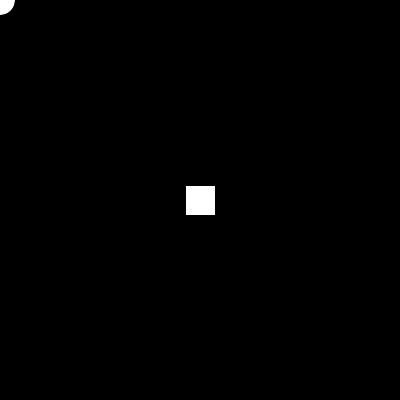
Frame 1 (no input)
Frame 60 (the mouse pressed at the canvas centre just before this capture): identical to frame 1, image omitted
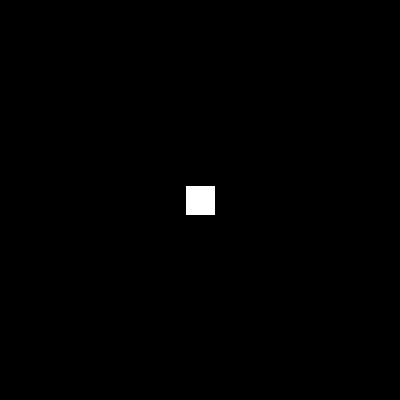
Frame 120 (the mouse held since frame 60 and released just before this capture)

The Processing sketch that drew these frames (run headless with seeded random() and noise(); from frame 60 on, the mouse is pressed at the canvas centre):

// Processing sketch: Ejercicio_17
// ── Ejercicio_17.pde
PVector posicionLink,posicionTesoro;
int lados;
float distancia;
void setup(){
  size(400,400);
  lados=30;
  posicionTesoro=new PVector(width/2,height/2);
}
void draw(){
  background(0);
  linkMovimiento();
  display();
  distancia();
}
public void display(){
circle(posicionLink.x,posicionLink.y,30);
rectMode(CENTER);
rect(posicionTesoro.x,posicionTesoro.y,lados,lados);
}
public void linkMovimiento(){
  posicionLink=new PVector(mouseX,mouseY);
}
public void distancia(){
  distancia=dist(posicionLink.x,posicionLink.y,posicionTesoro.x,posicionTesoro.y);
  println("La distancia es "+distancia);
  if(distancia<lados){
    println("En hora buena encontraste el tesoro :) ");
  }
}
